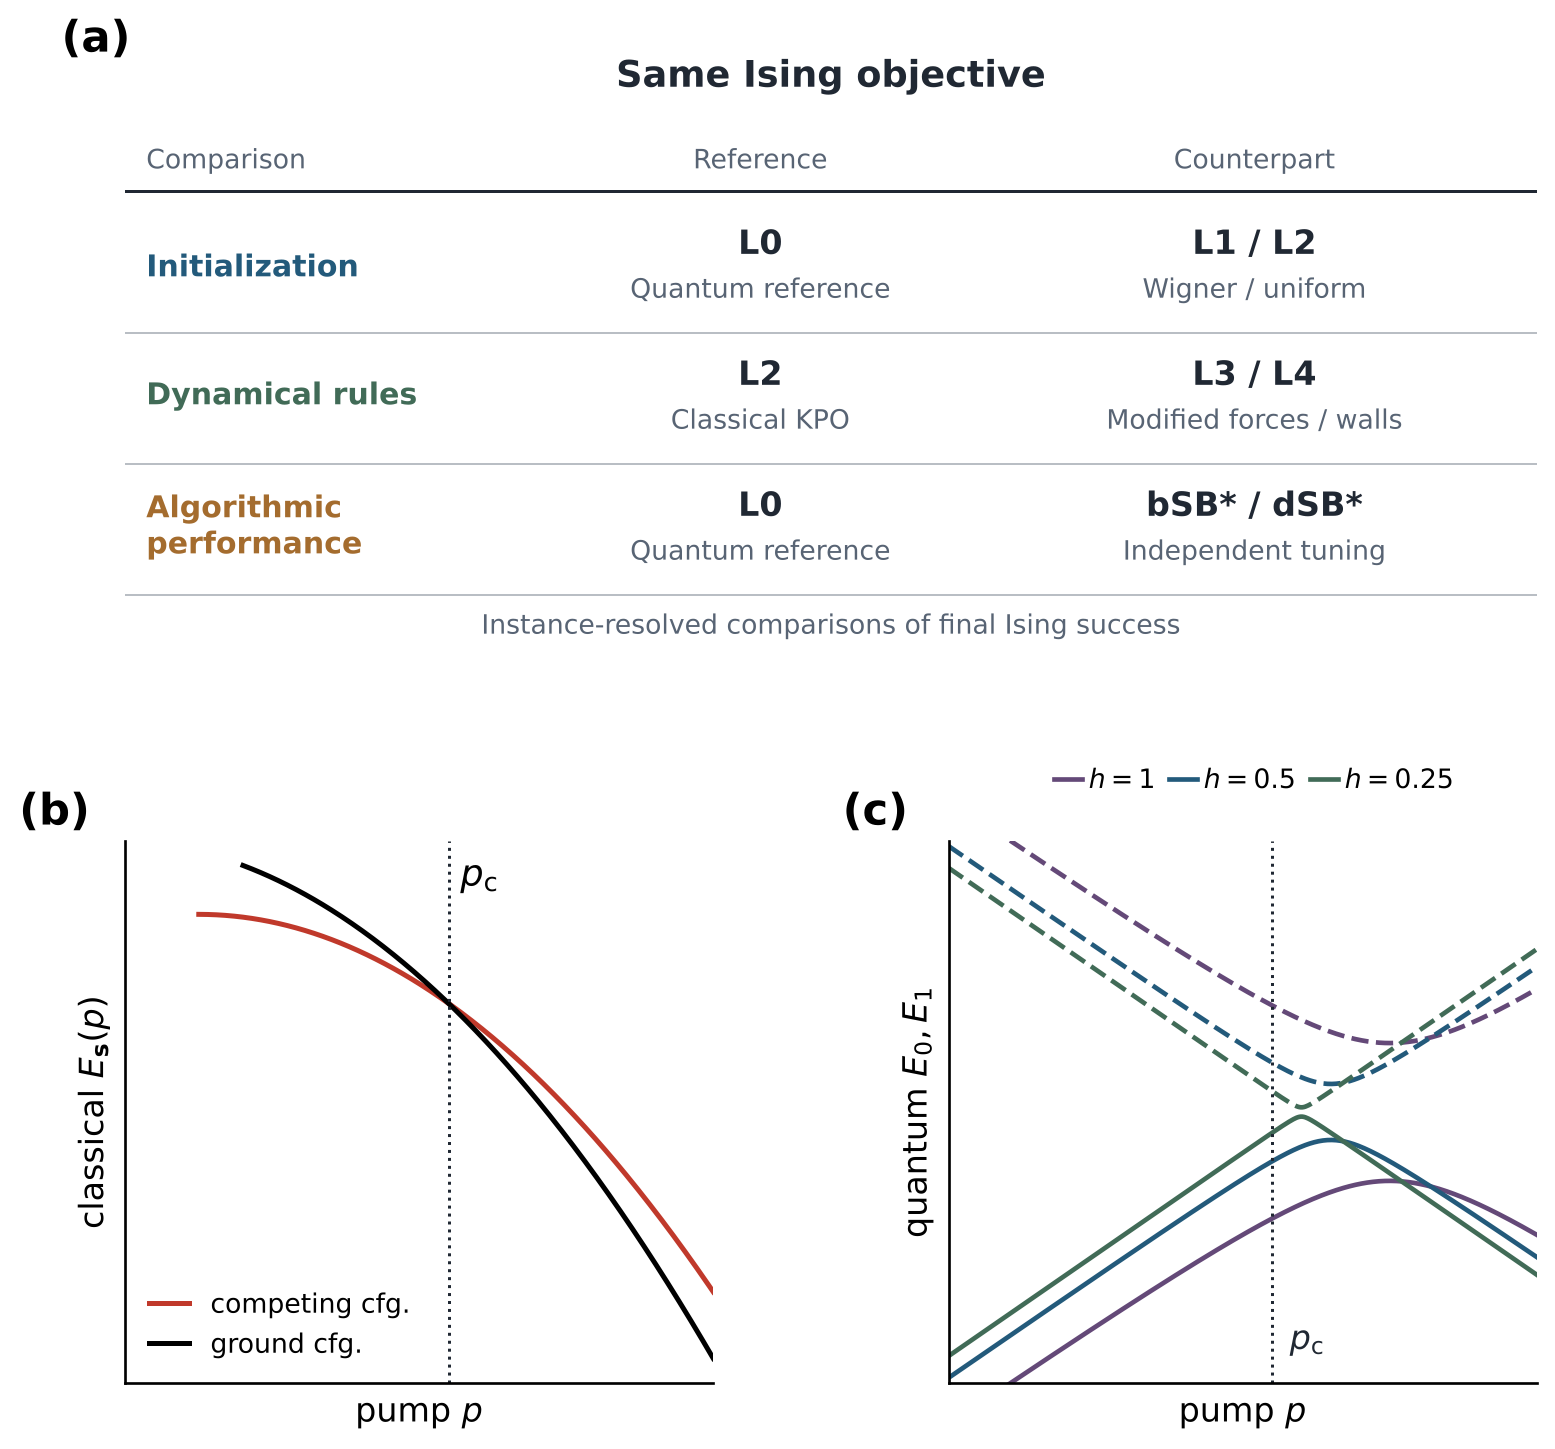

Write the Python code that produced this figure.
"""MSBQA paper 1, Fig. 1 (schematic, no data): comparison framework and crossing correspondence.
From Jiapei's reproduction/draw_figure1.py (version B1), output moved to paper1_figs/. Run from anywhere:
    python paper1_figs/fig1_B1.py
Writes paper1_figs/fig1_B1.pdf / .png / .svg.
"""
from pathlib import Path
import matplotlib
matplotlib.use('Agg')
import matplotlib.pyplot as plt
from matplotlib.patches import FancyBboxPatch,FancyArrowPatch
import numpy as np
ROOT=Path(__file__).parent
OUT=ROOT
OUT.mkdir(exist_ok=True)
plt.rcParams.update({'font.family':'DejaVu Sans','font.size':10,'svg.fonttype':'none','axes.spines.top':False,'axes.spines.right':False})
purple='#644978';blue='#235a7b';green='#416b57';gold='#a46c2e';ink='#202833';muted='#586474'
def build(version):
 fig=plt.figure(figsize=(6.8,6.3));gs=fig.add_gridspec(2,2,height_ratios=[1.05,1],hspace=.38,wspace=.40,left=.115,right=.98,top=.96,bottom=.085)
 ax=fig.add_subplot(gs[0,:]);a1=fig.add_subplot(gs[1,0]);a2=fig.add_subplot(gs[1,1]);ax.set(xlim=(0,1),ylim=(0,1));ax.axis('off')
 def box(x,y,w,h,title,sub,color,fill,ts=9,ss=8):
  ax.add_patch(FancyBboxPatch((x,y),w,h,boxstyle='round,pad=0.006,rounding_size=.012',fc=fill,ec=color,lw=.9))
  ax.text(x+w/2,y+h*.75,title,ha='center',va='center',fontsize=ts,fontweight='bold',color=color)
  ax.text(x+w/2,y+h*.32,sub,ha='center',va='center',fontsize=ss,color=muted,linespacing=1.4)
 def arrow(p,q):ax.add_patch(FancyArrowPatch(p,q,arrowstyle='-|>',mutation_scale=9,lw=.85,color=muted))
 ax.text(-.045,1.015,'(a)',transform=ax.transAxes,fontsize=13,fontweight='bold')
 ax.text(.5,.97,'Same Ising objective',ha='center',va='center',fontsize=11,fontweight='bold',color=ink)
 rows=[('Initialization','L0','Quantum reference','L1 / L2','Wigner / uniform',blue,'#edf3f7'),('Dynamical rules','L2','Classical KPO','L3 / L4','Modified forces / walls',green,'#eff5f1'),('Algorithmic\nperformance','L0','Quantum reference','bSB* / dSB*','Independent tuning',gold,'#faf4eb')]
 if version=='B1':
  ax.text(.015,.81,'Comparison',fontsize=8,color=muted)
  ax.text(.45,.81,'Reference',ha='center',fontsize=8,color=muted)
  ax.text(.80,.81,'Counterpart',ha='center',fontsize=8,color=muted)
  ax.plot([0,1],[.77,.77],c=ink,lw=.9)
  for i,(title,l,ls,r,rs,col,fill) in enumerate(rows):
   y=.64-i*.23
   ax.text(.015,y,title,va='center',fontsize=9,fontweight='bold',color=col,linespacing=1.2)
   ax.text(.45,y+.035,l,ha='center',va='center',fontsize=10,fontweight='bold',color=ink)
   ax.text(.45,y-.045,ls,ha='center',va='center',fontsize=8,color=muted)
   ax.text(.80,y+.035,r,ha='center',va='center',fontsize=10,fontweight='bold',color=ink)
   ax.text(.80,y-.045,rs,ha='center',va='center',fontsize=8,color=muted)
   ax.plot([0,1],[y-.12,y-.12],c='#b9bec4',lw=.6)
 elif version=='B2':
  for i,(title,l,ls,r,rs,col,fill) in enumerate(rows):
   y=.64-i*.255
   ax.add_patch(FancyBboxPatch((.005,y-.015),.99,.22,boxstyle='round,pad=0.003,rounding_size=.012',facecolor=fill,edgecolor='none'))
   ax.plot([.012,.012],[y+.005,y+.185],c=col,lw=3)
   ax.text(.035,y+.095,title,va='center',fontsize=9,fontweight='bold',color=col,linespacing=1.25)
   ax.text(.45,y+.13,l,ha='center',va='center',fontsize=10,fontweight='bold',color=ink)
   ax.text(.45,y+.045,ls,ha='center',va='center',fontsize=8,color=muted)
   ax.plot([.60,.65],[y+.09,y+.09],c=col,lw=1)
   ax.text(.81,y+.13,r,ha='center',va='center',fontsize=10,fontweight='bold',color=ink)
   ax.text(.81,y+.045,rs,ha='center',va='center',fontsize=8,color=muted)
 else:
  for i,(title,l,ls,r,rs,col,fill) in enumerate(rows):
   y=.65-i*.28
   title=title.replace('\n',' ')
   ax.text(.02,y+.22,title,ha='left',va='center',fontsize=9,fontweight='bold',color=ink)
   box(.025,y,.36,.16,l,ls,ink,'white',ss=8)
   box(.615,y,.36,.16,r,rs,ink,'white',ss=8)
   ax.plot([.40,.60],[y+.08,y+.08],c=ink,lw=.8)
   ax.text(.5,y+.08,'compare',ha='center',va='center',fontsize=7.5,color=ink,bbox=dict(facecolor='white',edgecolor='none',pad=2))
 ax.text(.5,.005,'Instance-resolved comparisons of final Ising success',ha='center',va='center',fontsize=8,color=muted)
 # Same illustrative functions as approved v6/v10 Figure 1, never measured data.
 p=np.linspace(0,4,400);pc=2.2;Et=np.where(p>=.5,-.25*(p-.5)**2,np.nan);Eg=np.where(p>=.8,Et+.3*(pc-p),np.nan)
 a1.plot(p,Et,c='#C0392B',lw=1.5,label='competing cfg.');a1.plot(p,Eg,c='black',lw=1.5,label='ground cfg.')
 a1.axvline(pc,c=ink,ls=':',lw=.9);a1.text(pc+.08,.23,r'$p_{\rm c}$',fontsize=11)
 a1.set(xlim=(0,4),xlabel=r'pump $p$',ylabel=r'classical $E_{\mathbf{s}}(p)$');a1.set_xticks([]);a1.set_yticks([])
 a1.legend(loc='lower left',frameon=False,fontsize=8,handlelength=1.5);a1.text(-.18,1.03,'(b)',transform=a1.transAxes,fontsize=13,fontweight='bold')
 for h,col in ((1.,purple),(.5,blue),(.25,green)):
  ps=pc+.8*h;gap=.5*np.exp(-.9/h);e=.3*(p-ps);lvl=np.sqrt(e**2+gap**2)
  a2.plot(p,-lvl,c=col,lw=1.4,label=fr'$h={h:g}$');a2.plot(p,+lvl,c=col,lw=1.4,ls='--')
 a2.axvline(pc,c=ink,ls=':',lw=.9);a2.set(xlim=(0,4),ylim=(-.8,.8),xlabel=r'pump $p$',ylabel=r'quantum $E_0,E_1$');a2.set_xticks([]);a2.set_yticks([])
 a2.text(-.18,1.03,'(c)',transform=a2.transAxes,fontsize=13,fontweight='bold');a2.text(pc+.12,-.7,r'$p_{\rm c}$',fontsize=10,color=ink)
 a2.legend(loc='lower center',bbox_to_anchor=(.52,1.04),ncol=3,frameon=False,fontsize=8,handlelength=1.05,columnspacing=.5,handletextpad=.25)
 for ext in ['png','svg','pdf']:fig.savefig(OUT/f'fig1_{version}.{ext}',dpi=240,bbox_inches='tight',pad_inches=.08)
 plt.close(fig)
for v in ['B1']:build(v)
print(OUT)
